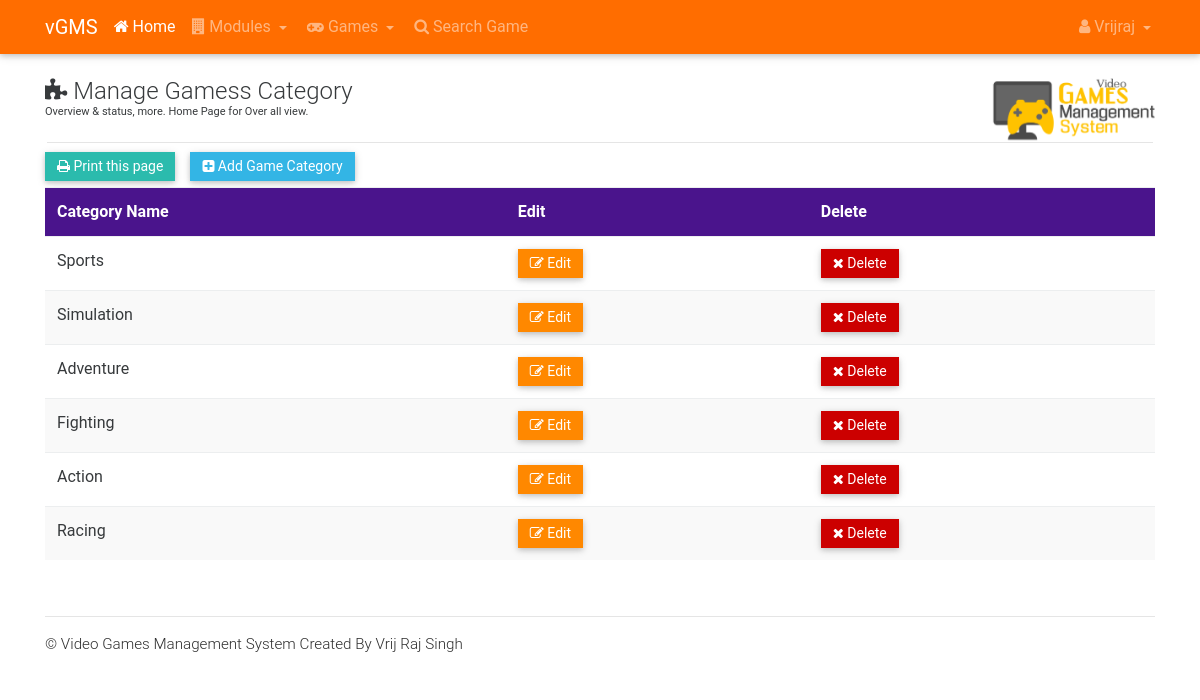
/showcat.php (signed in), run on the app's committed database.
### tables this page shows
CREATE TABLE `admin_data` (
  `ad_id` int(13) NOT NULL,
  `ad_user` varchar(150) NOT NULL,
  `ad_fname` varchar(150) NOT NULL,
  `ad_lname` varchar(150) NOT NULL,
  `ad_pass` varchar(200) NOT NULL,
  `ad_email` varchar(200) NOT NULL,
  `ad_avatar` text NOT NULL,
  `ad_time` timestamp NOT NULL DEFAULT CURRENT_TIMESTAMP
);

CREATE TABLE `games_cat` (
  `GC_ID` int(13) NOT NULL,
  `GC_NAME` varchar(200) NOT NULL,
  `GC_TIME` timestamp NOT NULL DEFAULT CURRENT_TIMESTAMP
);

### check.php (called while the page is built, shortened)
<?php
include('connection.php');
$user_check=$_SESSION['email'];
$ses_sql =mysqli_query($db,"SELECT
ad_fname,
ad_lname,
ad_avatar,
ad_email,
ad_id
FROM admin_data WHERE ad_email='$user_check' ");
$row=mysqli_fetch_array($ses_sql,MYSQLI_ASSOC);
$login_user=$row['ad_fname'];
?>

### showcat.php (the view, shortened to what this page needs)
<?php
    include ("check.php");
    $query ="SELECT GC_NAME,GC_ID FROM games_cat order by GC_TIME DESC";
	$result = $db->query($query) or die($mysqli->error.__LINE__);
?>
<!DOCTYPE html>
<html lang="en">
<head>
    <link rel="stylesheet" href="https://maxcdn.bootstrapcdn.com/font-awesome/4.6.0/css/font-awesome.min.css">
    <link href="/gms/css/bootstrap.min.css" rel="stylesheet">
    <link href="/gms/css/mdb.min.css" rel="stylesheet">
</head>
<body style="background-color:">
<?php require 'nav.php';?>
<br>
<div class="container animated fadeInUp">
    <div class="row">
        <div class="col-md-6" style="background-color:">
            <h4 style="margin-top:0%;margin-bottom:0px"><i class="fa fa-puzzle-piece animated fadeInDown" aria-hidden="true"></i> Manage Gamess Category</h4>
            <p style="font-size:11px;margin-top:0px">Overview & status, more. Home Page for Over all view. </p>
        </div>
        <div class="col-md-6 hidden-sm-down" style="background-color:">
            <img src="/gms/img/gms.png" class="pull-xs-right img-fluid" width="30%">
        </div>
    </div>
    <hr style="margin:0.2%" class="no-print">
</div>
<div class="container animated flipInX">
    <div class="row">
        <div class="col-md-12">
        </div>
    </div>
</div>
<div class="container animated fadeInUp">
    <div class="row">
        <div class="col-md-12">
            <ul class="list-inline" style="margin:0px">
                <li class="list-inline-item">
                    <button onclick="myFunction()" class="btn btn-default btn-sm no-print" style="margin:0px;"><i class="fa fa-print" aria-hidden="true"></i> Print this page</button>
                </li>
                <li class="list-inline-item">
                    <a href="/gms/addCat" class="btn-sm btn btn-info no-print"><i class="fa fa-plus-square" aria-hidden="true"></i>&nbsp;Add Game Category</a>
                </li>
            </ul>
        </div>
    </div>
</div>
<div class="container animated fadeInUp">
    <div class="row">
        <div class="col-md-12 table-responsive">
            <table class="table table-striped table-hover ">
                    <tr style="background-color:#4a148c;color:white ">
                        <th>Category Name</th>
                        <th class="no-print">Edit</th>
                        <th class="no-print">Delete</th>
                    </tr>
                    <?php
                        if($result->num_rows > 0) {
                        while($row = $result->fetch_assoc()){
                            $output ='<tr>';
                            $output .='<td>'.$row['GC_NAME'].'</td>';
                            $output .='<td class="no-print"><a style="margin:0px" href="/gms/editcat/'.$row['GC_ID'].'" class="btn btn-warning btn-sm"><i class="fa fa-pencil-square-o" aria-hidden="true"></i> Edit</a></td>';
                            $output .='<td class="no-print"><a style="margin:0px" onclick="pop()" href="/gms/delete_cat/'.$row['GC_ID'].'" class="btn btn-danger btn-sm"><i class="fa fa-remove" aria-hidden="true"></i> Delete</a></td>';
                            $output .='</tr>';
                            echo $output;
                        }
                    } else {
                        echo "Sorry, no Data were found";
                    }
                    ?>
            </table>
        </div>
    </div>
</div>
    <?php include ("footer.php"); ?>
</body>
</html>

### nav.php (shortened to what this page needs)
<nav class="navbar navbar-dark  orange accent-4">
    <div class="container">
        <div class="collapse navbar-toggleable-xs" id="collapseEx2">
            <a class="navbar-brand" href="#">vGMS</a>
            <ul class="nav navbar-nav">
                <li class="nav-item active">
                    <a class="nav-link" href="/gms/home"><i class="fa fa-home" aria-hidden="true"></i> Home <span class="sr-only">(current)</span></a>
                </li>
                <li class="nav-item dropdown">
                    <a class="nav-link dropdown-toggle" type="button" id="dropdownMenu1" data-toggle="dropdown" aria-haspopup="true" aria-expanded="false"><i class="fa fa-building" aria-hidden="true"></i> Modules </a>
                </li>
                <li class="nav-item dropdown">
                    <a class="nav-link dropdown-toggle" type="button" id="dropdownMenu1" data-toggle="dropdown" aria-haspopup="true" aria-expanded="false"><i class="fa fa-gamepad" aria-hidden="true"></i> Games </a>
                </li>
                <li class="nav-item">
                    <a class="nav-link" href="/gms/searchGame"><i class="fa fa-search" aria-hidden="true"></i> Search Game</a>
                </li>
            </ul>
<div class="dropdown pull-xs-right hidden-xs-down">
    <ul class="nav navbar-nav">
        <li class="nav-item dropdown">
            <a class="nav-link dropdown-toggle" type="button" id="dropdownMenu1" data-toggle="dropdown" aria-haspopup="true" aria-expanded="false"><i class="fa fa-user" aria-hidden="true"></i> <?php echo $login_user; ?> </a>
        </li>
    </ul>
</div>
    </div>
</nav>

### data on the page
admin_data: ad_fname "Vrijraj"
games_cat: GC_NAME "Sports"
games_cat: GC_NAME "Simulation"
games_cat: GC_NAME "Adventure"
games_cat: GC_NAME "Fighting"
games_cat: GC_NAME "Action"
games_cat: GC_NAME "Racing"
